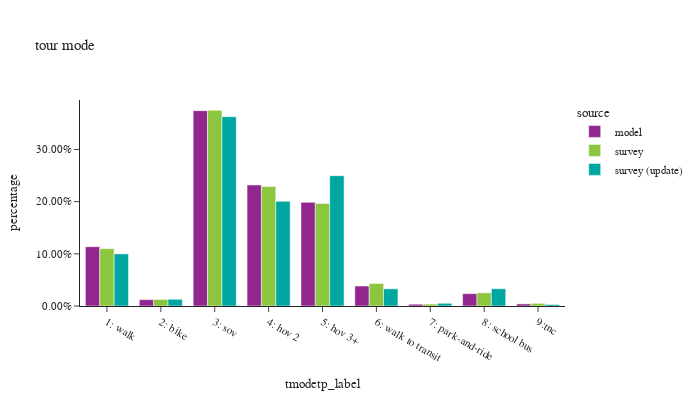

The cell this chart's notebook holds for it:
### Code cell
tour_stats(df_tour,'tmodetp_label','tour mode')

### Figure 1 — Plotly figure (JSON) as saved in the notebook; plotly's stock layout.template omitted (floating-point values rounded to 4 significant figures)
{"data": [{"alignmentgroup": "True", "customdata": [[664004], [70991], [2188563], [1355416], [1160913], [223938], [20317], [137955], [23511]], "hovertemplate": "source=model<br>tmodetp_label=%{x}<br>percentage=%{y}<br>sample count=%{customdata[0]}<extra></extra>", "legendgroup": "model", "marker": {"color": "#91268F", "pattern": {"shape": ""}}, "name": "model", "offsetgroup": "model", "orientation": "v", "showlegend": true, "textposition": "auto", "type": "bar", "x": ["1: walk", "2: bike", "3: sov", "4: hov 2", "5: hov 3+", "6: walk to transit", "7: park-and-ride", "8: school bus", "9:tnc"], "xaxis": "x", "y": [0.1136, 0.01214, 0.3744, 0.2319, 0.1986, 0.03831, 0.003476, 0.0236, 0.004022], "yaxis": "y"}, {"alignmentgroup": "True", "customdata": [[63], [169], [50], [773], [1221], [1947], [3687], [333], [2264]], "hovertemplate": "source=survey<br>tmodetp_label=%{x}<br>percentage=%{y}<br>sample count=%{customdata[0]}<extra></extra>", "legendgroup": "survey", "marker": {"color": "#8CC63E", "pattern": {"shape": ""}}, "name": "survey", "offsetgroup": "survey", "orientation": "v", "showlegend": true, "textposition": "auto", "type": "bar", "x": ["9:tnc", "8: school bus", "7: park-and-ride", "6: walk to transit", "5: hov 3+", "4: hov 2", "3: sov", "2: bike", "1: walk"], "xaxis": "x", "y": [0.005031, 0.02517, 0.003686, 0.04312, 0.1965, 0.2289, 0.375, 0.01259, 0.11], "yaxis": "y"}, {"alignmentgroup": "True", "customdata": [[2127], [355], [3522], [1905], [1205], [747], [48], [165], [43]], "hovertemplate": "source=survey (update)<br>tmodetp_label=%{x}<br>percentage=%{y}<br>sample count=%{customdata[0]}<extra></extra>", "legendgroup": "survey (update)", "marker": {"color": "#00A7A0", "pattern": {"shape": ""}}, "name": "survey (update)", "offsetgroup": "survey (update)", "orientation": "v", "showlegend": true, "textposition": "auto", "type": "bar", "x": ["1: walk", "2: bike", "3: sov", "4: hov 2", "5: hov 3+", "6: walk to transit", "7: park-and-ride", "8: school bus", "9:tnc"], "xaxis": "x", "y": [0.09989, 0.01286, 0.3628, 0.2007, 0.2498, 0.03294, 0.005162, 0.03311, 0.002837], "yaxis": "y"}], "layout": {"barmode": "group", "font": {"size": 11}, "height": 400, "legend": {"title": {"text": "source"}, "tracegroupgap": 0}, "title": {"text": "tour mode"}, "width": 700, "xaxis": {"anchor": "y", "categoryorder": "category ascending", "domain": [0, 1], "dtick": 1, "title": {"text": "tmodetp_label"}}, "yaxis": {"anchor": "x", "domain": [0, 1], "tickformat": ".2%", "title": {"text": "percentage"}}}}
